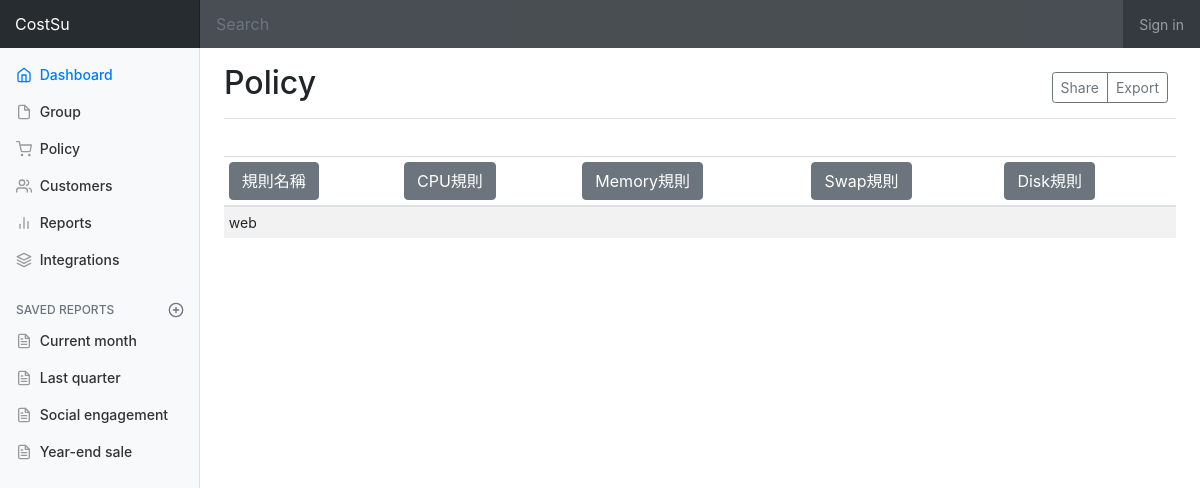
Page /logserver/policy/ on the earlier database version.
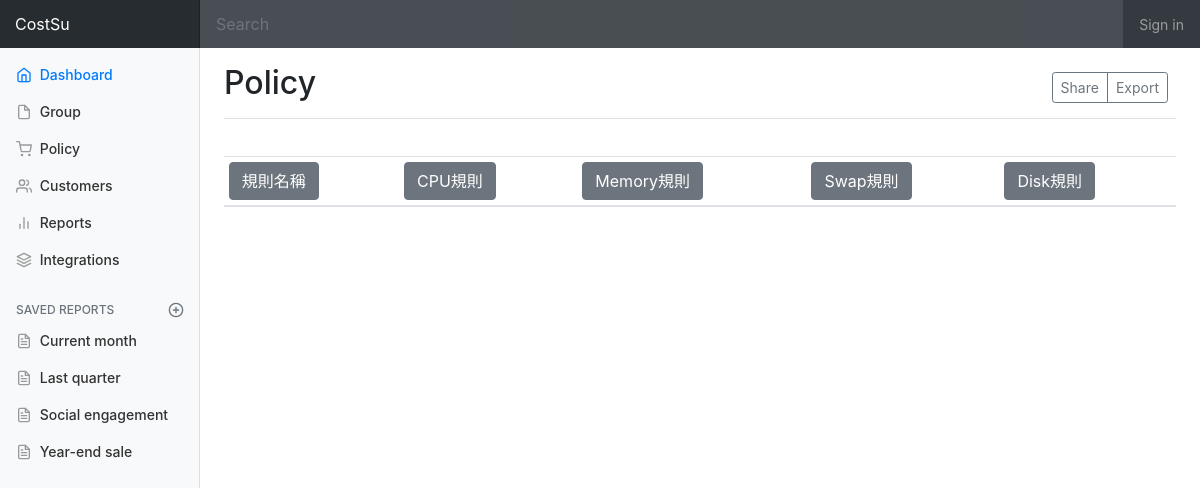
Same page on the later database version.
### logserver/models.py (models this page shows, shortened)
class Policy(models.Model):
    id = models.AutoField(primary_key=True)
    name = models.CharField(max_length=40, unique=True, verbose_name="策略名稱")
    description = models.TextField(blank=True, null=True, verbose_name="描述")
    cpu_policy = models.JSONField(default=policy_default, verbose_name="CPU策略")
    mem_policy = models.JSONField(default=policy_default, verbose_name="MEM策略")
    swap_policy = models.JSONField(default=policy_default,
                                   verbose_name="SWAP策略")
    disk_policy = models.JSONField(blank=True,
                                   null=True,
                                   verbose_name="Disk策略")

### logserver/views.py (the view)
# urls.py: path("policy/", views.policy, name='policy'),
def policy(request):
    policies = Policy.objects.all()
    return render(request, "logserver/policy.html", {'policies': policies})

### logserver/templates/logserver/policy.html (shortened to what this page needs)
{% extends 'base1.html' %} {% block content %}
<main role="main" class="col-md-9 ml-sm-auto col-lg-10 px-4">
  <div
    class="d-flex justify-content-between flex-wrap flex-md-nowrap align-items-center pt-3 pb-2 mb-3 border-bottom"
  >
    <h1 class="h2">Policy</h1>
    <div class="btn-toolbar mb-2 mb-md-0">
      <div class="btn-group mr-2">
        <button class="btn btn-sm btn-outline-secondary">Share</button>
        <button class="btn btn-sm btn-outline-secondary">Export</button>
      </div>
    </div>
  </div>
  <div class="table-responsive">
    <table class="table table-striped table-sm">
      <thead>
        <tr>
          <div class="btn-group" role="group" aria-label="Basic example">
            <th>
              <button type="button" class="btn btn-secondary">規則名稱</button>
            </th>
            <th>
              <button type="button" class="btn btn-secondary">CPU規則</button>
            </th>
            <th>
              <button type="button" class="btn btn-secondary">Memory規則</button>
            </th>
            <th>
              <button type="button" class="btn btn-secondary">Swap規則</button>
            </th>
            <th>
              <button type="button" class="btn btn-secondary">Disk規則</button>
            </th>
          </div>
        </tr>
      </thead>
      <tbody>
        {% for policy in policies %}
        <tr>
          <td>{{ policy.name }}</td>
          <td>{{ policy.cpupolicy }}</td>
          <td>{{ policy.mempolicy }}</td>
          <td>{{ policy.swappoicy }}</td>
          <td>{{ policy.diskpolicy }}</td>
        </tr>
        {% endfor %}
    </tbody>
</main>
{% endblock %}

Differences in the rows shown:
removed Policy: name "web"
